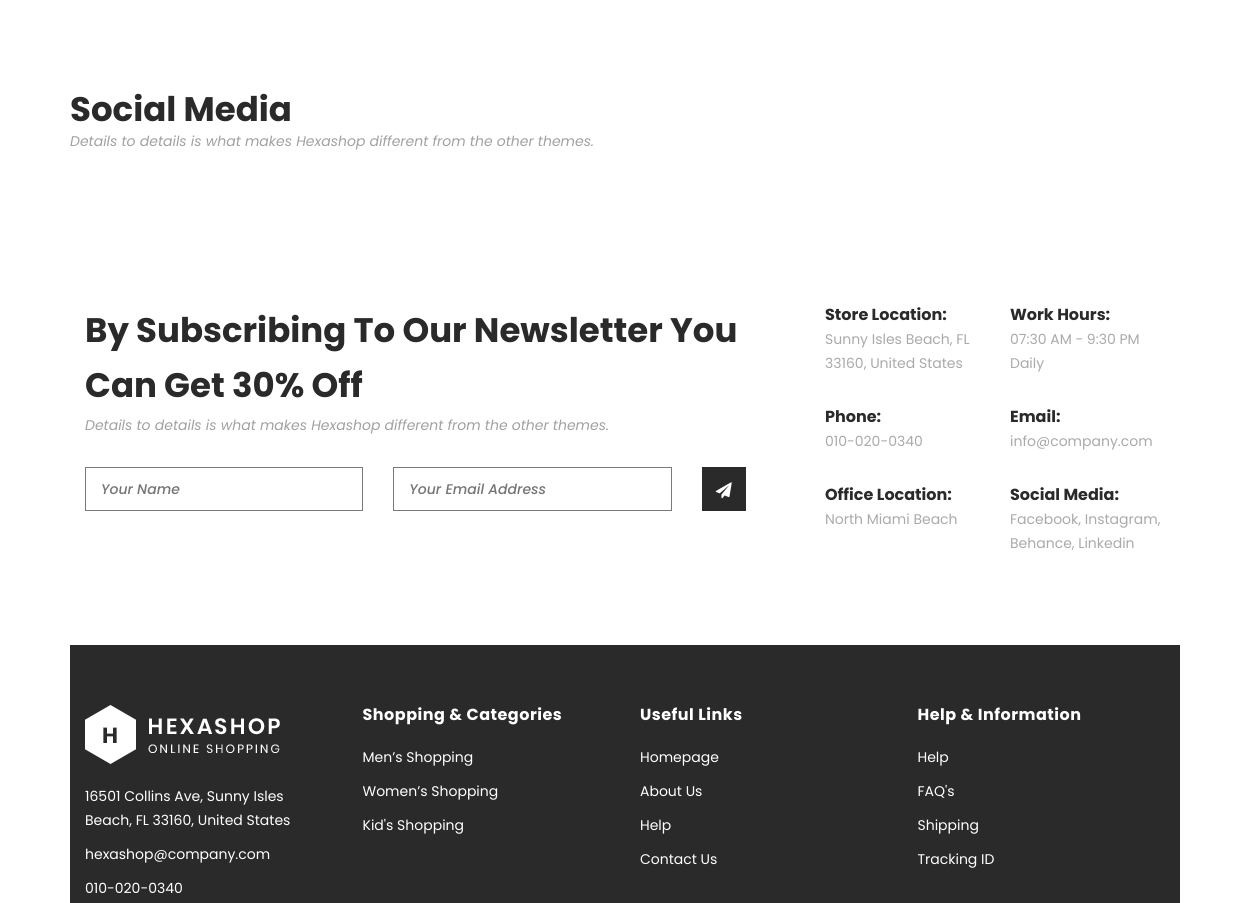
Before: / (middle part) with the older database file.
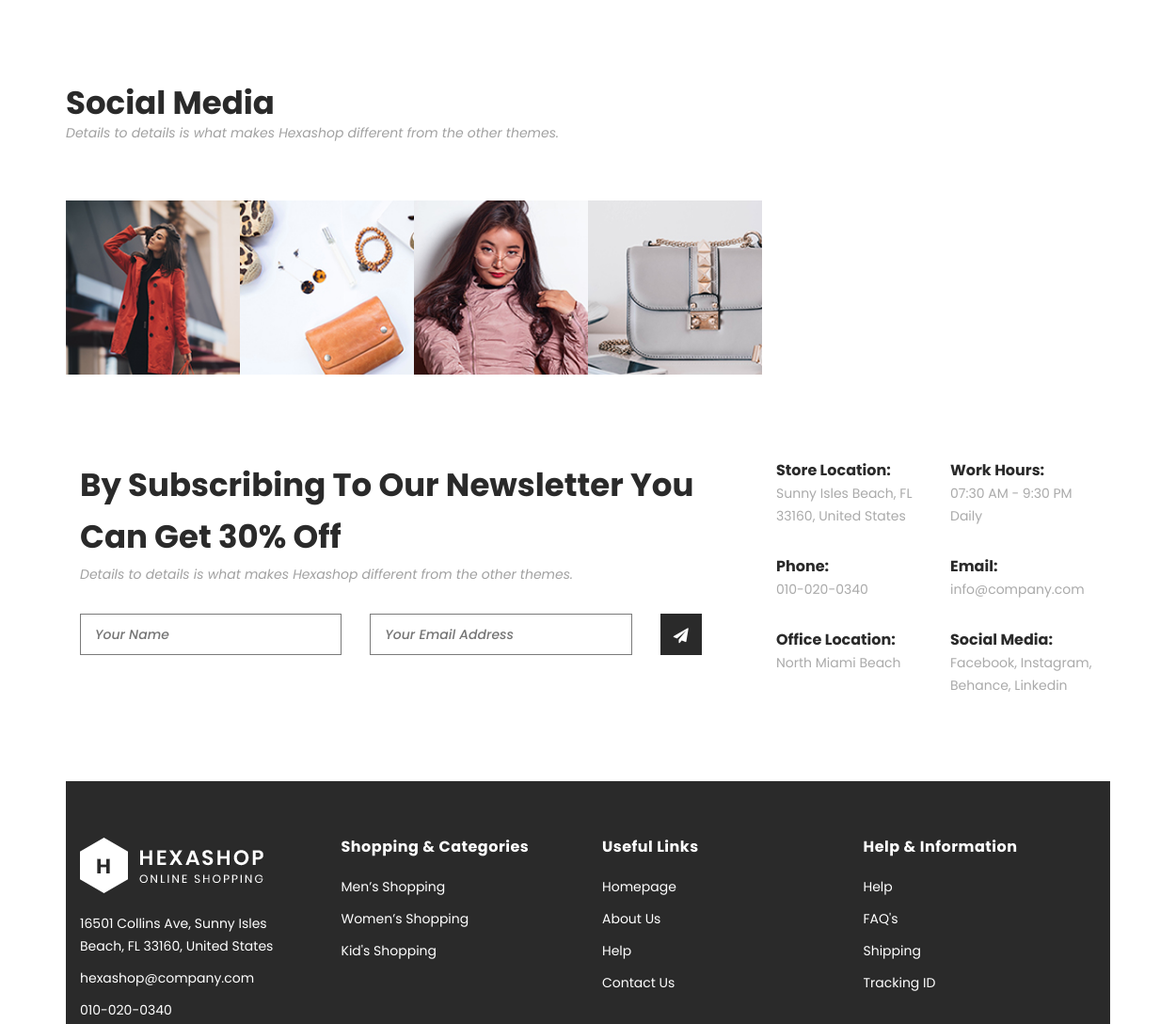
After: the same page with the newer database file.
### project/models.py (models this page shows, shortened)
class Social(models.Model):
    description = models.TextField()
    image = models.ImageField(upload_to="social_images")

### project/views.py (the view)
# urls.py: path("", home_page, name='home_page'),
def home_page(request):
    if request.method == "GET":
        all_categories = Category.objects.all()
        mens_products = Product.objects.filter(category=2)
        women_products = Product.objects.filter(category=1)
        kids_products = Product.objects.filter(category=3)
        social_products = Social.objects.all()
    elif request.method == "POST":
        new_subscribers_name = request.POST["name"] # Or request.POST.get(name)
        new_subscribers_email = request.POST.get("email") # Or request.POST["email"]
        Subscriber.objects.create(name=new_subscribers_name, email=new_subscribers_email)
        return redirect("home_page")  # this return the login to the home page
    context = {
            "all_categories": all_categories,
            "mens_products": mens_products,
            "women_products": women_products,
            "kids_products": kids_products,
            "social_products": social_products
        }
    return render(request, 'project/home.html', context)

### project/templates/project/home.html (shortened to what this page needs)
{% load static %}
    <!DOCTYPE html>
<html lang="en">
  <head>
    <link rel="stylesheet" type="text/css" href="{% static 'project/assets/css/bootstrap.min.css' %}">
    <link rel="stylesheet" type="text/css" href="{% static 'project/assets/css/font-awesome.css' %}">
    <link rel="stylesheet" href="{% static 'project/assets/css/templatemo-hexashop.css' %}">
    <link rel="stylesheet" href="{% static 'project/assets/css/owl-carousel.css' %}">
    <link rel="stylesheet" href="{% static 'project/assets/css/lightbox.css' %}">
    </head>
    <body>
    <section class="section" id="social">
        <div class="container">
            <div class="row">
                <div class="col-lg-12">
                    <div class="section-heading">
                        <h2>Social Media</h2>
                        <span>Details to details is what makes Hexashop different from the other themes.</span>
                    </div>
                </div>
            </div>
        </div>
        <div class="container">
            <div class="row images">
                {% for product in social_products %}
                <div class="col-2">
                    <div class="thumb">
                        <img src="{{ product.image.url }}" alt="">
                    </div>
                </div>
                {% endfor %}
    <div class="subscribe">
        <div class="container">
            <div class="row">
                <div class="col-lg-8">
                    <div class="section-heading">
                        <h2>By Subscribing To Our Newsletter You Can Get 30% Off</h2>
                        <span>Details to details is what makes Hexashop different from the other themes.</span>
                    </div>
                    <form id="subscribe" action="" method="post">
                        <div class="row">
                          <div class="col-lg-5">
                            <fieldset>
                              <input name="name" type="text" id="name" placeholder="Your Name" required="">
                            </fieldset>
                          </div>
                          <div class="col-lg-5">
                            <fieldset>
                              <input name="email" type="text" id="email" pattern="[^ @]*@[^ @]*" placeholder="Your Email Address" required="">
                            </fieldset>
                          </div>
                          <div class="col-lg-2">
                            <fieldset>
                              <button type="submit" id="form-submit" class="main-dark-button"><i class="fa fa-paper-plane"></i></button>
                            </fieldset>
                          </div>
                        </div>
                    </form>
                </div>
                <div class="col-lg-4">
                    <div class="row">
                        <div class="col-6">
                            <ul>
                                <li>Store Location:<br><span>Sunny Isles Beach, FL 33160, United States</span></li>
                                <li>Phone:<br><span>010-020-0340</span></li>
                                <li>Office Location:<br><span>North Miami Beach</span></li>
                            </ul>
                        </div>
                        <div class="col-6">
                            <ul>
                                <li>Work Hours:<br><span>07:30 AM - 9:30 PM Daily</span></li>
                                <li>Email:<br><span>info@company.com</span></li>
                                <li>Social Media:<br><span><a href="#">Facebook</a>, <a href="#">Instagram</a>, <a href="#">Behance</a>, <a href="#">Linkedin</a></span></li>
                            </ul>
                        </div>
                    </div>
                </div>
            </div>
        </div>
    </div>
    <footer>
        <div class="container">
            <div class="row">
                <div class="col-lg-3">
                    <div class="first-item">
                        <div class="logo">
                            <img src="{% static 'project/assets/images/white-logo.png' %}" alt="hexashop project templatemo">
                        </div>
                        <ul>
                            <li><a href="#">16501 Collins Ave, Sunny Isles Beach, FL 33160, United States</a></li>
                            <li><a href="#">hexashop@company.com</a></li>
                            <li><a href="#">010-020-0340</a></li>
                        </ul>
                    </div>
                </div>
                <div class="col-lg-3">
                    <h4>Shopping &amp; Categories</h4>
                    <ul>
                        <li><a href="#">Men’s Shopping</a></li>
                        <li><a href="#">Women’s Shopping</a></li>
                        <li><a href="#">Kid's Shopping</a></li>
                    </ul>
                </div>
                <div class="col-lg-3">
                    <h4>Useful Links</h4>
                    <ul>
                        <li><a href="#">Homepage</a></li>
                        <li><a href="#">About Us</a></li>
                        <li><a href="#">Help</a></li>
                        <li><a href="#">Contact Us</a></li>
                    </ul>
                </div>
                <div class="col-lg-3">
                    <h4>Help &amp; Information</h4>
                    <ul>
                        <li><a href="#">Help</a></li>
                        <li><a href="#">FAQ's</a></li>
                        <li><a href="#">Shipping</a></li>
                        <li><a href="#">Tracking ID</a></li>
                    </ul>
                </div>
            </div>
        </div>
    </footer>
  </body>
</html>

### project/static/project/assets/css/templatemo-hexashop.css (style rules this page uses)
html, body, div, span, applet, object, iframe, h1, h2, h3, h4, h5, h6, p, blockquote, div pre, a, abbr, acronym, address, big, cite, code, del, dfn, em, font, img, ins, kbd, q, s, samp, small, strike, strong, sub, sup, tt, var, b, u, i, center, dl, dt, dd, ol, ul, li, figure, header, nav, section, article, aside, footer, figcaption { margin: 0; padding: 0; border: 0; outline: 0; }
header, nav, section, article, aside, footer, hgroup { display: block; }
* { box-sizing: border-box; }
html, body { font-family: 'Poppins', sans-serif; font-weight: 400; background-color: #fff; font-size: 16px; -ms-text-size-adjust: 100%; -webkit-font-smoothing: antialiased; -moz-osx-font-smoothing: grayscale; }
html, body { background: #fff; font-family: 'Poppins', sans-serif; }
.section-heading h2 { font-size: 34px; font-weight: 700; color: #2a2a2a; }
.section-heading span { font-size: 14px; color: #a1a1a1; font-style: italic; font-weight: 400; }
#social { margin-top: 90px; padding-bottom: 90px; border-bottom: 3px dotted #eee; }
#social .col-2 { padding-left: 0; padding-right: 0; }
#social .images { margin-top: 60px; padding-left: 15px; padding-right: 15px; }
#social .thumb { position: relative; }
#social .thumb img { width: 100%; overflow: hidden; }
.subscribe { margin-top: 90px; }
.subscribe .section-heading { margin-bottom: 30px; }
.subscribe .section-heading h2 { line-height: 55px; }
.subscribe form input { width: 100%; height: 44px; line-height: 44px; padding: 0px 15px; font-size: 14px; font-style: italic; font-weight: 500; color: #aaa; border-radius: 0px; border: 1px solid #7a7a7a; box-shadow: none; }
.subscribe form button { width: 44px; height: 44px; display: inline-block; text-align: center; line-height: 44px; background-color: #2a2a2a; box-shadow: none; border: 1px solid transparent; color: #fff; transition: all 0.3s; }
.subscribe ul li { margin-bottom: 30px; display: block; }
.subscribe ul li { font-size: 16px; font-weight: 700; color: #2a2a2a; }
.subscribe ul li span, .subscribe ul li span a { font-size: 14px; font-weight: 400; color: #aaa; }
footer { margin-top: 60px; padding: 60px 0px 30px 0px; background-color: #2a2a2a; }
footer .logo { margin-bottom: 20px; }
footer ul li { display: block; margin-bottom: 10px; }
footer ul li a { font-size: 14px; color: #fff; transition: all .3s; }
footer h4 { letter-spacing: 0.5px; font-size: 16px; color: #fff; font-weight: 700; margin-bottom: 20px; }

Changed rows visible on the page:
added Social: image (picture)
added Social: image (picture)
added Social: image (picture)
added Social: image (picture)
